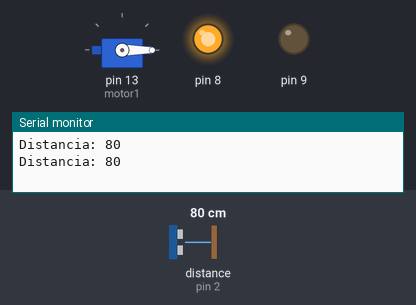
Bench run of a sketch on a simulated Arduino Uno, built with avr-gcc and run on an emulated ATmega328P. On the bench: servo, output pins drawn as LEDs (lit = HIGH), the last lines printed to the serial monitor. Inputs (shaded band) come from the test bench; at power-on: distance to the obstacle (sensor on pin 2) 80 cm. The echo pulse lasts 58.3 µs per cm; pins used as bus, display or sensor lines are not drawn.

Above: at 2.3 s.
2.4 s: distance to the obstacle (sensor on pin 2) set to 12 cm
4.8 s: distance to the obstacle (sensor on pin 2) set to 9 cm
At 7.5 s:
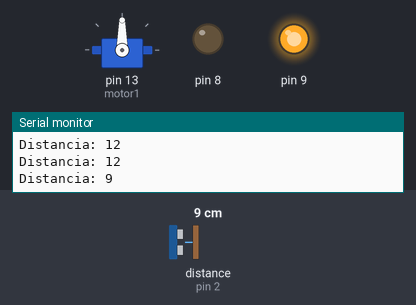
8.2 s: distance to the obstacle (sensor on pin 2) set to 18 cm
At 9.83 s:
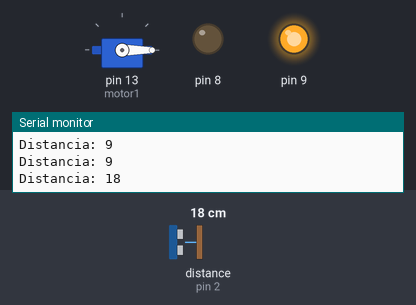
11.3 s: distance to the obstacle (sensor on pin 2) set to 2 cm
At 12.94 s:
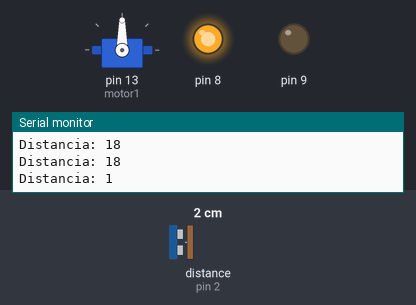
14.4 s: distance to the obstacle (sensor on pin 2) set to 35 cm
At 17.5 s:
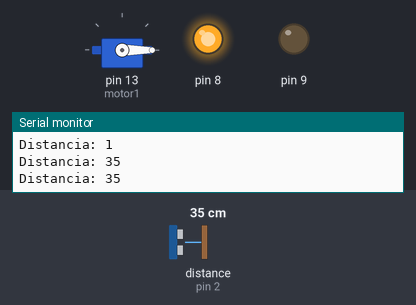
Timing chart, 0 to 18.5 s (numbered marks = the images above; inputs shaded):
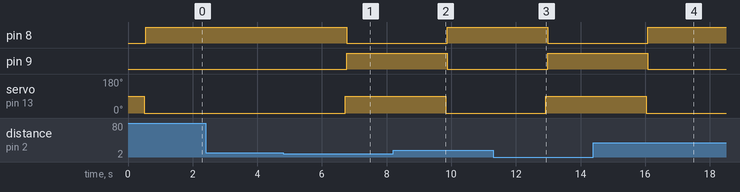

Measured:
- the behaviour switches between 11 and 10 cm on distance to the obstacle (sensor on pin 2) (found by bisection; images 0 and 1)
- after the input at 4.8 s, pin 8: HIGH → LOW after 2.0 s; pin 9: LOW → HIGH after 2.0 s; servo on pin 13 (motor1): 0° → 90° after 1.9 s
- after the input at 8.2 s, pin 8: LOW → HIGH after 1.7 s; pin 9: HIGH → LOW after 1.7 s; servo on pin 13 (motor1): 90° → 0° after 1.6 s
- after the input at 11.3 s, pin 8: HIGH → LOW after 1.7 s; pin 9: LOW → HIGH after 1.7 s; servo on pin 13 (motor1): 0° → 90° after 1.6 s
- after the input at 14.4 s, pin 8: LOW → HIGH after 1.7 s; pin 9: HIGH → LOW after 1.7 s; servo on pin 13 (motor1): 90° → 0° after 1.6 s

The sketch:

pluma_estacionamiento.ino
```cpp
// Se importa la librería para el servomotor
#include<Servo.h>

// Se inicializa el nombre del servomotor
Servo motor1;

// Se inician variables de posicion y tiempo
int angulo=0;
int distancia=0;
int tiempo=0;

void setup()
{
  // Se inicializa el monitor serial
  Serial.begin (9600);

  // Se designa el pin 13 al servomotor
  motor1.attach(13);

  // TRIG, Se define como salida, Lanza señal ultrasónica
  pinMode(4, OUTPUT);

  // ECHO, Se define como ENTRADA, Recibe señal ultrasónica
  pinMode(2, INPUT);

  // Se definen ambos LED's como salidas
  pinMode(8, OUTPUT);
  pinMode(9, OUTPUT);
}

void loop()
{
  // Lanzamiento de señal ultrasónica
  digitalWrite(4, HIGH);
  delay(1);
  digitalWrite(4, LOW);

  // Recibe señal últrasónica y calcula la distancia por el tiempo que tarda en regresar
  tiempo = pulseIn (2, HIGH);
  distancia= tiempo/58.2;

  // Se muestra la distancia en el monitor serial
  Serial.print("Distancia: ");
  Serial.println(distancia);
  delay(500);

  // Si la distancia es menor o igual a 10 se cumple la siguiente condición
  if (distancia <= 10)
  {
    // Se reasgina el valor de 90 grados al ángulo
    angulo=90;

    // El servomotor se alinea a los grados correspondiente (90 grados)
    motor1.write(angulo);
    delay(50);

    // Enciende LED verde, apaga LED rojo
    digitalWrite(9, HIGH);
    digitalWrite(8, LOW);
   }

  // Si la distancia es mayor que 10 se cumple la siguiente condición
  if (distancia >10)
  {
    // Se reasgina el valor de 0 grados al ángulo
    angulo=0;

    // El servomotor se alinea a los grados correspondiente (0 grados)
    motor1.write(angulo);
    delay(50);

    // Enciende LED rojo, apaga LED verde
    digitalWrite(8, HIGH);
    digitalWrite(9, LOW);
   }

delay(1000);
}
```
